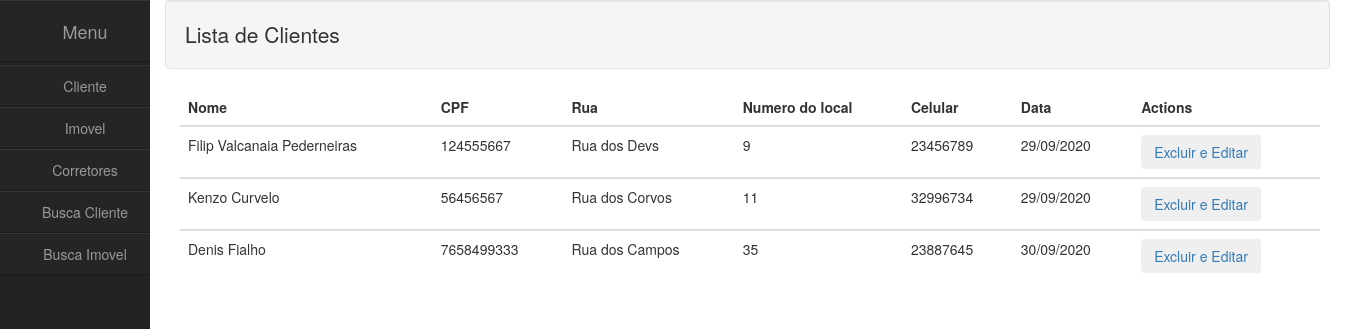
/listar_cliente.php, run on the app's committed database.
### tables this page shows
CREATE TABLE `cliente` (
  `id` int(11) NOT NULL,
  `nome` varchar(256) NOT NULL,
  `cpf` bigint(14) NOT NULL,
  `rua` varchar(40) NOT NULL,
  `num` int(14) NOT NULL,
  `cel` bigint(18) NOT NULL,
  `data_cliente` date DEFAULT NULL
);

### app/Model/Database.class.php (called while the page is built, shortened)
<?php
	class Database{
		protected $host = 'localhost';
		protected $user = 'adm';
		protected $password = 'lourenco';
		protected $dbname = 'bd_imobiliaria';
		public function __construct()
		{
			try{
				$this->conn = new PDO("mysql:dbname=".$this->dbname.";host=".$this->host,$this->user,$this->password);
			}
			catch (PDOException $e){
			echo "Erro com Banco de Dados :".$e->getMessage();
			exit();
			}catch(Exception $e)
			{
				echo "Erro Generico:".$e->getMessage();
			}
		}
	}

### app/Model/Cliente.class.php (called while the page is built, shortened)
<?php
    require_once 'Database.class.php';
    class Cliente extends Database
     {
        public function listarCliente(){
           try {
            $stmt = $this->conn->query("SELECT *, DATE_FORMAT(data_cliente,'%d/%m/%Y') as data_br from cliente");
            $listar = $stmt->fetchAll(PDO::FETCH_ASSOC);
            return $listar;
           } catch (\Throwable $th) {
            echo "deu ruim com ao listar cliente".$th->getMessage();
           }
        }
     }

### public/listar_cliente.php (the view, shortened to what this page needs)
<?php
    require_once 'index.php';
    require_once '../app/Model/Cliente.class.php';
    $cli = new Cliente();
?>
  <div id="page-content-wrapper">
    <div class="page-content inset">
      <div class="row">
        <div class="col-md-12">
        <p class="well lead">Lista de Clientes</p>
         <div class="container">
          <div class="row">
             <?php
             try{
              $result = $cli->listarCliente();
              if ($result)
              {
                echo "<table class='table table-hover'>";
                echo "<thead>";
                echo "<tr>\n";
                echo "<th scope='col'>\n";
                echo "<b>Nome</b>\n";
                echo "</th>\n";
                echo "<th scope= 'col'>\n";
                echo "<b>CPF</b>\n";
                echo "</th>\n";
                echo "<th scope='col'>\n";
                echo "<b>Rua</b>\n";
                echo "</th>\n";
                echo "<th scope= 'col'>\n";
                echo "<b>Numero do local</b>\n";
                echo "</th>\n";
                echo "<th scope= 'col'>\n";
                echo "<b>Celular</b>\n";
                echo "</th>\n";
                echo "<th scope= 'col'>\n";
                echo "<b>Data</b>\n";
                echo "</th>\n";
                echo "<th scope= 'col'>\n";
                echo "<b>Actions</b>\n";
                echo "</th>\n";
                echo "</tr>\n";
                echo "</thead>";
                foreach ($result as $row)
                {
                  echo "<tbody>";
                  echo "<tr class='table-light'>\n";
                  echo "<td>\n";
                  echo $row['nome']. "&nbsp;\n";
                  echo "</td>\n";
                  echo "<td>\n";
                  echo $row['cpf']. "&nbsp;\n";
                  echo "</td>\n";
                  echo "<td>\n";
                  echo $row['rua']. "&nbsp;\n";
                  echo "</td>\n";
                  echo "<td>\n";
                  echo $row['num'] . "&nbsp;\n";
                  echo "</td>\n";
                  echo "<td>\n";
                  echo $row['cel']. "&nbsp;\n";
                  echo "</td>\n";
                  echo "<td>\n";
                  echo $row['data_br']. "&nbsp;\n";
                  echo "</td>\n";
                  echo "<td>\n";
                  echo "<a href='alterar_excluir_cliente.php?id=".$row['id'] . "'>";
                  echo "<button class= btn btn-secondary >Excluir e Editar</button></a>&nbsp;\n";
                  echo "</td>\n";
                  echo "</tr>\n";
                  echo "</tbody>";
                 }
              }
                else
                {
                  echo "<p>Nenhum imovel foi encontrado!</p>";
                }
                  echo "</table>";
               }
               catch(PDOException $e)
                {
                  print "Erro!: " . $e->getMessage() . "<br/>";
                die();
                }
             ?>
        </div>
        </div>
        </div>
    </div>
    </div>
    <?php require_once 'footer.php';
?>

### resources/css/menu.css (style rules this page uses)
.row { margin-left:0px; margin-right:0px; }
#page-content-wrapper { padding-left: 0; margin-left: 0; width: 100%; height: auto; }
#page-content-wrapper { width: 100%; }

### data on the page
cliente: nome "Filip Valcanaia Pederneiras", cpf "124555667", rua "Rua dos Devs", num "9", cel "23456789", data_br "29/09/2020"
cliente: nome "Kenzo Curvelo", cpf "56456567", rua "Rua dos Corvos", num "11", cel "32996734", data_br "29/09/2020"
cliente: nome "Denis Fialho", cpf "7658499333", rua "Rua dos Campos", num "35", cel "23887645", data_br "30/09/2020"
